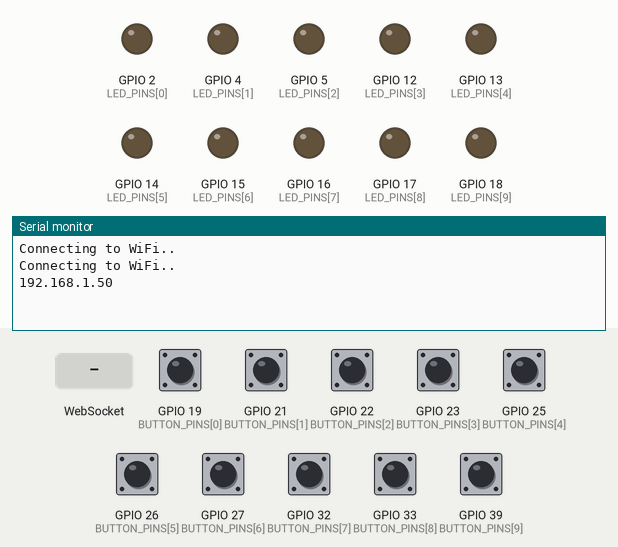
Recording of a program running on a simulated ESP32. On the bench: output pins drawn as LEDs (lit = HIGH), the last lines printed to the serial monitor. The inputs (shaded band) are chosen by the test bench; at power-on: GPIO 19 (BUTTON_PINS[0]), GPIO 21 (BUTTON_PINS[1]), GPIO 22 (BUTTON_PINS[2]), GPIO 23 (BUTTON_PINS[3]), GPIO 25 (BUTTON_PINS[4]), GPIO 26 (BUTTON_PINS[5]), GPIO 27 (BUTTON_PINS[6]), GPIO 32 (BUTTON_PINS[7]), GPIO 33 (BUTTON_PINS[8]), GPIO 39 (BUTTON_PINS[9]) HIGH. WiFi joins after 1.5 s; servers stay silent unless stated.

Above: at 3.2 s.
3.3 s: GPIO 19 (BUTTON_PINS[0]) pulled LOW for 0.15 s
At 4.5 s:
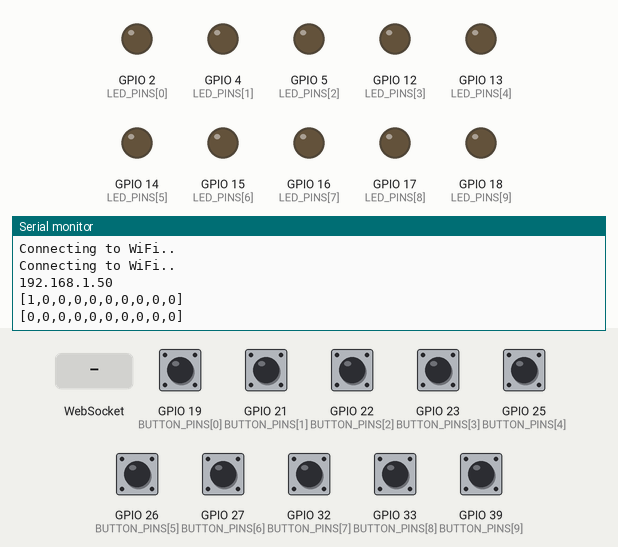
4.9 s: WebSocket text "reset" received
At 6.3 s:
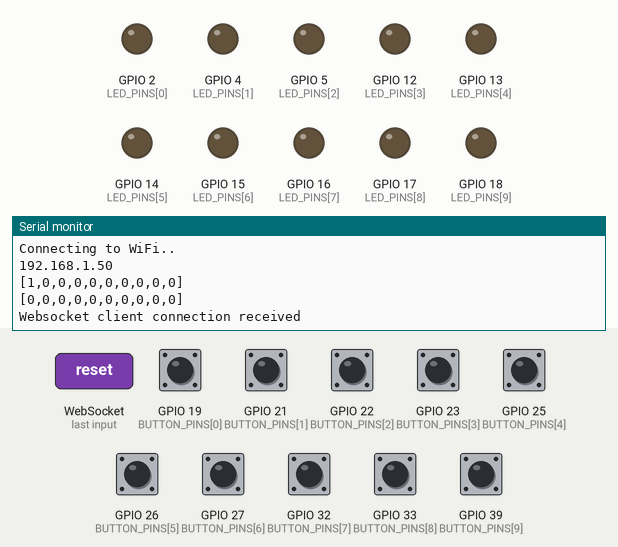

The program:

main.cpp
```cpp
#include <WiFi.h>
#include <ESPAsyncWebServer.h>
//#include <string>
#define ARRAY_LENGTH(array) (sizeof(array) / sizeof(array[0]))
//using namespace std;         //  名前空間指定

const char* ssid = "F660T-knNs-G";
const char* password =  "3iEdCqbq";

const int BUTTON_NUM = 10;
const int LED_PINS[BUTTON_NUM] = {
  2,
  4,
  5,
  12,
  13,
  14,
  15,
  16,
  17,
  18
};
const int BUTTON_PINS[BUTTON_NUM] = {
  19,
  21,
  22,
  23,
  25,
  26,
  27,
  32,
  33,
  39
};
boolean led_states[BUTTON_NUM] = {
  false,
  false,
  false,
  false,
  false,
  false,
  false,
  false,
  false,
  false,
};
unsigned long button_state_time[BUTTON_NUM] = {
  0L,
  0L,
  0L,
  0L,
  0L,
  0L,
  0L,
  0L,
  0L,
  0L,
};
unsigned long button_state[BUTTON_NUM] = {
  false,
  false,
  false,
  false,
  false,
  false,
  false,
  false,
  false,
  false,
};
int count = 0;

AsyncWebServer server(80);
AsyncWebSocket ws("/ws");

void onWsEvent(AsyncWebSocket * server, AsyncWebSocketClient * client, AwsEventType type, void * arg, uint8_t *data, size_t len){

  if(type == WS_EVT_CONNECT){
    Serial.println("Websocket client connection received");
  } else if(type == WS_EVT_DISCONNECT){
    Serial.println("Client disconnected");
  } else if (type == WS_EVT_DATA) {
    String action = String((char*)data);
    if (action.equals("reset")) {
      memset(led_states, false, BUTTON_NUM);
    }
  } else {
    Serial.println(type);
    Serial.printf("%s\n", (char*)data);
  }
}

void handleIndex(AsyncWebServerRequest *request) {
  request->send(200, "text/html",  "<body><script src=\"http://jirox.net/main.js\"></script></body>");
}

void setup(){
  Serial.begin(115200);

  WiFi.begin(ssid, password);

  while (WiFi.status() != WL_CONNECTED) {
    delay(1000);
    Serial.println("Connecting to WiFi..");
  }

  Serial.println(WiFi.localIP());

 	server.on("/", HTTP_ANY, handleIndex);

  ws.onEvent(onWsEvent);
  server.addHandler(&ws);

  server.begin();

  for (int i = 0; i < BUTTON_NUM; i++) {
    pinMode(LED_PINS[i], OUTPUT);
  }
  for (int i = 0; i < BUTTON_NUM; i++) {
    pinMode(BUTTON_PINS[i], INPUT_PULLUP);
  }
}

void loop(){
  const unsigned long now = millis();
  boolean new_button_state[BUTTON_NUM];

  // 最初に新しいボタンの状態を作成する
  for (int i = 0; i < BUTTON_NUM; i++) {
    if (now - button_state_time[i] > 50) {
      int val = digitalRead(BUTTON_PINS[i]);
      new_button_state[i] = val == 0;
      if (new_button_state[i] != button_state[i]) {
        button_state_time[i] = now;
      }
    } else {
      new_button_state[i] = button_state[i];
    }
  }

  // 変更されているボタンを検知して、変わっているものがあればwebsocketで全部のボタンの状態を送信する
  boolean is_changed = false;
  for (int i = 0; i < BUTTON_NUM; i++) {
    if (new_button_state[i] != button_state[i]) {
      is_changed = true;
      break;
    }
  }
  if (is_changed) {
    String json("[");
    for (int i = 0; i < BUTTON_NUM; i++) {
      if (new_button_state[i]) {
        json.concat("1");
      } else {
        json.concat("0");
      }
      if (i != BUTTON_NUM - 1) {
        json.concat(",");
      }
    }
    json.concat("]");
    ws.textAll(json);
    Serial.println(json);
  }

  // 更新
  for (int i = 0; i < BUTTON_NUM; i++) {
    button_state[i] = new_button_state[i];
  }
}
```

Measured:
- after the input at 3.3 s, the serial monitor: prints a new line at once (image 1)
- after the input at 4.9 s, the serial monitor: prints a new line at once (image 2)
